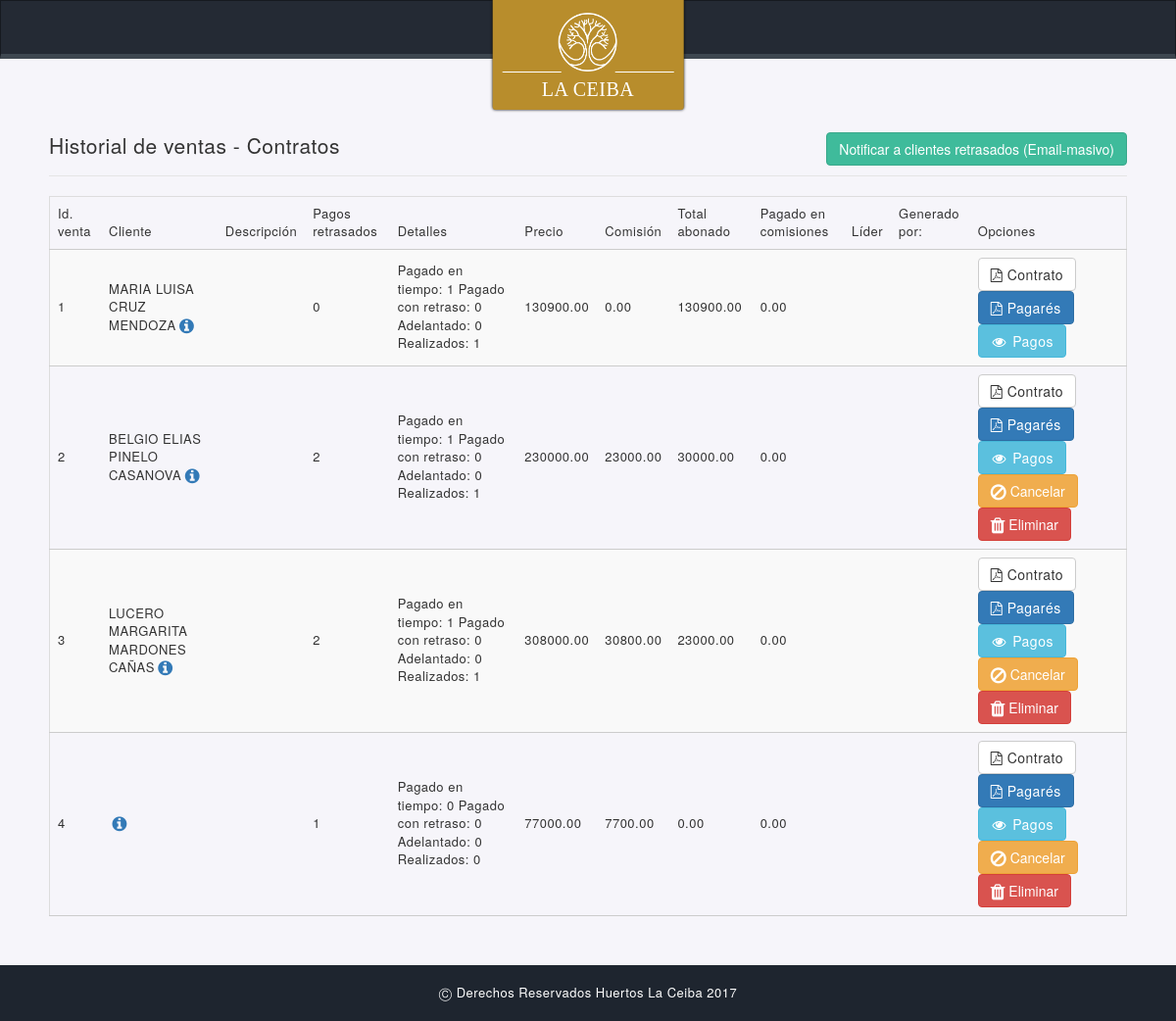
The app's page /index.php/venta/historial_de_ventas with its own data.
### tables this page shows
CREATE TABLE IF NOT EXISTS `ventas` (
  `id_venta` INT UNSIGNED NOT NULL AUTO_INCREMENT,
  `id_usuario` INT UNSIGNED NOT NULL,
  `id_cliente` INT UNSIGNED NOT NULL COMMENT 'Quien generó el contrato en el sistema',
  `id_lider` INT UNSIGNED NOT NULL,
  `contrato_html` TEXT NOT NULL,
  `version` TINYINT UNSIGNED NOT NULL DEFAULT 2,
  `estado` TINYINT(1) NOT NULL,
  `testigo_1` VARCHAR(45) NOT NULL,
  `testigo_2` VARCHAR(45) NOT NULL,
  `precio` DOUBLE(10,2) NOT NULL,
  `enganche` DOUBLE(10,2) NOT NULL,
  `abono` DOUBLE(10,2) NOT NULL,
  `porcentaje_comision` DOUBLE(5,2) UNSIGNED NOT NULL,
  `comision` DOUBLE(10,2) UNSIGNED NOT NULL,
  `porcentaje_penalizacion` DOUBLE(5,2) UNSIGNED NOT NULL,
  `retrasos_permitidos` INT UNSIGNED NOT NULL COMMENT 'Son meses al parecer.\n',
  `created_at` TIMESTAMP NULL,
  `updated_at` TIMESTAMP NULL,
  PRIMARY KEY (`id_venta`),
  INDEX `FK_ventas_users_idx` (`id_cliente` ASC),
  INDEX `FK_ventas_users_idx1` (`id_lider` ASC),
  INDEX `FK_ventas_users_usuario_idx` (`id_usuario` ASC),
  CONSTRAINT `FK_ventas_users_cliente`
    FOREIGN KEY (`id_cliente`)
    REFERENCES `users` (`id`)
    ON DELETE CASCADE
    ON UPDATE NO ACTION,
  CONSTRAINT `FK_ventas_users_lider`
    FOREIGN KEY (`id_lider`)
    REFERENCES `users` (`id`)
    ON DELETE CASCADE
    ON UPDATE NO ACTION,
  CONSTRAINT `FK_ventas_users_usuario`
    FOREIGN KEY (`id_usuario`)
    REFERENCES `users` (`id`)
    ON DELETE CASCADE
    ON UPDATE NO ACTION);

### application/views/templates/template.php (called while the page is built)
<?php
    $this->load->view('./templates/header');
    $this->load->view("./{$body}");
    $this->load->view('./templates/footer');

### application/controllers/Venta.php (called while the page is built, shortened)
<?php
class Venta extends CI_Controller
{
    public function __construct()
    {
        $this->load->model('Contrato_model');
        $this->load->model('Opciones_ingreso_model');
        $this->load->model('Manzana_model');
        $this->load->model('Huerto_model');
        $this->load->model('Venta_model');
        $this->load->model('Historial_model');
        $this->load->model('HuertosVentas_model');
        $this->load->model('Trans_model');
    }
    public function historial_de_ventas()
    {
        $data['title'] = "Historial de ventas";
        $data['body'] = "historial_ventas";
        $venta = new $this->Venta_model();
        $data['ventas'] = $venta->select("ventas.id_venta,
                                          ventas.version,
                                          ventas.precio,
                                          ventas.comision,
                                          ventas.porcentaje_comision,
                                          ventas.estado,
                                          SUM(IF(historial.estado = 0 && DATE(historial.fecha) <= NOW(),1,0)) AS retraso,
                                          SUM(IF(DATEDIFF( historial.fecha_pago ,historial.fecha) > 0 ,1,0)) AS retrasados,
                                          SUM(IF(DATEDIFF( historial.fecha_pago ,historial.fecha) < 0 ,1,0)) AS adelantados,
                                          SUM(IF(historial.estado = 1 && DATE(historial.fecha) = DATE(historial.fecha_pago),1,0)) AS en_tiempo,
                                          SUM(IF(historial.estado = 1,1,0)) AS realizados,
                                          SUM(historial.pago) AS pagado,
                                          SUM(IF(historial.estado = 1,historial.comision,0)) AS comisionado,
                                          CONCAT(cliente.first_name,' ',cliente.last_name) AS nombre_cliente,
                                          cliente.phone,
                                          cliente.email,
                                          CONCAT(lider.first_name,' ',lider.last_name) AS nombre_lider,
                                          CONCAT(user.first_name,' ',user.last_name) AS nombre_user")
                                ->join('historial', 'ventas.id_venta = historial.id_venta', 'left')
                                ->join('users as cliente', 'ventas.id_cliente = cliente.id', 'left')
                                ->join('users as lider', 'ventas.id_lider = lider.id', 'left')
                                ->join('users as user', 'ventas.id_usuario = user.id', 'left')
                                ->group_by('ventas.id_venta')
                                ->get();
        foreach ($data['ventas'] as $key => $venta) {
            $descripcion = $this->Venta_model->select('GROUP_CONCAT("Mz. ",manzanas.manzana, " Ht. ", huertos.huerto) as descripcion')
                                              ->join('huertos_ventas', 'ventas.id_venta = huertos_ventas.id_venta', 'inner')
                                              ->join('huertos', 'huertos_ventas.id_huerto = huertos.id_huerto', 'inner')
                                              ->join('manzanas', 'huertos.id_manzana = manzanas.id_manzana', 'inner')
                                              ->where(['ventas.id_venta' => $venta->id_venta])
                                              ->get();
            $data['ventas'][$key]->descripcion = $descripcion[0]->descripcion;
        }
        $this->load->view('templates/template', $data);
    }
}

### index.php (called while the page is built, shortened)
<?php
require_once BASEPATH.'core/CodeIgniter.php';

### application/models/Venta_model.php (called while the page is built, shortened)
<?php
class Venta_model extends CI_Model {
    private $table = "ventas";
    public function get($condicion = array()){
        $this->db->from($this->table);
        $query = $this->db->get();
        return $query->result();
    }
    public function select($select){
        $this->db->select($select);
        return $this;
    }
    public function where($condicion){
        $this->db->where($condicion);
        return $this;
    }
    public function join($table_join,$condicion,$type='left'){
        $this->db->join($table_join,$condicion,$type);
        return $this;
    }
    public function group_by($group){
        $this->db->group_by($group);
        return $this;
    }
}

### application/views/historial_ventas.php (the view, shortened to what this page needs)
<main class="wrap-main">
    <div class="container-fluid container">
        <div class="row">
            <div class="col-xs-12">
				<legend>Historial de ventas - Contratos
                    <div class="pull-right ajax-button">
                        <button id="email-notificator" class="btn btn-success">Notificar a clientes retrasados (Email-masivo)</button>
                    </div>
                    <div class="clearfix"></div>
                </legend>
            </div>
            <div class="col-xs-12">
                <table id="historial-ventas-table" class="table table-striped table-bordered nowrap" cellspacing="0" width="100%">
                    <thead>
                        <tr>
                            <th data-visible="false">Id. venta</th>
                            <th class="all">Cliente</th>
                            <th>Descripción</th>
                            <th>Pagos retrasados</th>
                            <th>Detalles</th>
                            <th>Precio</th>
                            <th>Comisión</th>
                            <th>Total abonado</th>
                            <th>Pagado en comisiones</th>
                            <th>Líder</th>
                            <th>Generado por:</th>
                            <th>Opciones</th>
                        </tr>
                    </thead>
                    <tbody>
                        <?php foreach ($ventas as $venta) :?>
                        <tr>
                            <td><?= $venta->id_venta; ?></td>
                            <td><?= $venta->nombre_cliente; ?><a data-toggle="popover" title="Detalles:" data-placement="top" data-content="<p>Correo: <a href='mailto:<?= $venta->email ?>'> <?= $venta->email ?></a></p><p>Telefono: <a href='tel:<?=$venta->phone?>'><span class='phone'><?=$venta->phone?></span></a></p>"><span class="fa fa-info-circle fa-lg fa-fw"></span></a></td>
                            <td><?= $venta->descripcion; ?></td>
                            <td><?= $venta->retraso; ?></td>
                            <td>
                                Pagado en tiempo: <?= $venta->en_tiempo; ?>
                                Pagado con retraso: <?= $venta->retrasados; ?>
                                Adelantado: <?= $venta->adelantados; ?>
                                Realizados: <?= $venta->realizados; ?>
                            </td>
                            <td><?= $venta->precio ?></td>
                            <td><?= $venta->comision ?></td>
                            <td><?= $venta->pagado ?></td>
                            <td><?= $venta->comisionado?></td>
                            <td><?= $venta->nombre_lider; ?></td>
                            <td><?= $venta->nombre_user?></td>
                            <td>
                                <?php
                                if ($venta->estado == 0 || $venta->estado == 1|| $venta->estado== 2) :
                                ?>
                                    <a href="<?= base_url(); ?>reportes/contrato/<?= $venta->id_venta; ?>" class="btn btn-default" target=""><i class="fa fa-file-pdf-o" aria-hidden="true"></i> Contrato</a>
                                    <a href="<?= base_url(); ?>reportes/<?= ($venta->version == 2) ? 'pagares' : 'recibos'?>/<?= $venta->id_venta; ?>" class="btn btn-primary" ><i class="fa fa-file-pdf-o" aria-hidden="true"></i> <?= ($venta->version == 2) ? ' Pagarés' : ' Recibos'?></a>
                                    <a href="<?= base_url() ?>registros/pagos/<?= $venta->id_venta; ?>" target="_blank" class="btn btn-info"><i class="fa fa-fw fa-eye"></i> Pagos</a>
                                    <?php
                                    if ($venta->estado == 0) :
                                    ?>
                                    <button title="Cancelar Contrato" class="btn btn-warning cancelar-venta"><span class="fa fa-ban fa-lg"></span> Cancelar</button>
                                    <button title="Eliminar Contrato" class="btn btn-danger eliminar-venta"><span class="fa fa-trash fa-lg"></span> Eliminar</button>
                                    <?php
                                    endif;
                                    ?>
                                <?php
                                else :
                                ?>
                                    <button class="btn recuperar-venta"> <span class="fa fa-undo"></span> Recuperar</button>
                                <?php
                                endif;
                                ?>
                            </td>
                        </tr>
                        <?php endforeach;?>
                    </tbody>
                </table>
            </div>
        </div>
    </div>
</main>

### application/views/templates/header.php (shortened to what this page needs)
<!DOCTYPE html>
<html lang="es-MX">
<head>
    <link rel="stylesheet" href="https://maxcdn.bootstrapcdn.com/font-awesome/4.7.0/css/font-awesome.min.css">
    <link rel="stylesheet" href="<?= base_url() ?>assets/css/jquery.dataTables.css">
    <link rel="stylesheet" type="text/css" href="https://cdn.datatables.net/responsive/2.1.0/css/responsive.dataTables.min.css" />
    <link rel="stylesheet" href="https://cdnjs.cloudflare.com/ajax/libs/sweetalert/1.1.3/sweetalert.min.css">
    <link rel="stylesheet" href="http://code.jquery.com/ui/1.12.0/themes/smoothness/jquery-ui.css" />
    <link rel="stylesheet" type="text/css" href="<?= base_url() ?>assets/css/mapplic.css">
    <link rel="stylesheet" href="<?= base_url() ?>assets/css/estilos.min.css?v=<?= date(" Y-m-dH:i:s ") ?>">
</head>
<body>
    <header>
        <nav class="navbar navbar-default">
            <div class="container-fluid">
                <div class="navbar-header">
                    <a href="<?= base_url() ?>" class="brand-ceiba">
                        <figure>
                            <img src="<?= base_url() ?>assets/img/logos/logo_blanco.png" alt="La ceiba">
                            <figcaption>La Ceiba</figcaption>
                        </figure>
                    </a>
                </div>
            </div>
        </nav>
    </header>

### application/views/templates/footer.php (shortened to what this page needs)
<footer>
    <div class="container-fluid container">
        <div class="row">
            <div class="col-xs-12">
                <p>&#x24B8; Derechos Reservados Huertos La Ceiba 2017</p>
            </div>
        </div>
    </div>
</footer>
</body>
</html>

### records on screen
ventas: id_venta "1", nombre_cliente "MARIA LUISA CRUZ MENDOZA", retraso "0", en_tiempo "1", retrasados "0", adelantados "0", realizados "1", precio "130900.00", comision "0.00", pagado "130900.00", comisionado "0.00", version "Pagarés"
ventas: id_venta "2", nombre_cliente "BELGIO ELIAS PINELO CASANOVA", retraso "2", en_tiempo "1", retrasados "0", adelantados "0", realizados "1", precio "230000.00", comision "23000.00", pagado "30000.00", comisionado "0.00", version "Pagarés", estado 0 (drawn)
ventas: id_venta "3", nombre_cliente "LUCERO MARGARITA MARDONES CAÑAS", retraso "2", en_tiempo "1", retrasados "0", adelantados "0", realizados "1", precio "308000.00", comision "30800.00", pagado "23000.00", comisionado "0.00", version "Pagarés", estado 0 (drawn)
ventas: id_venta "4", retraso "1", en_tiempo "0", retrasados "0", adelantados "0", realizados "0", precio "77000.00", comision "7700.00", pagado "0.00", comisionado "0.00", version "Pagarés", estado 0 (drawn)
